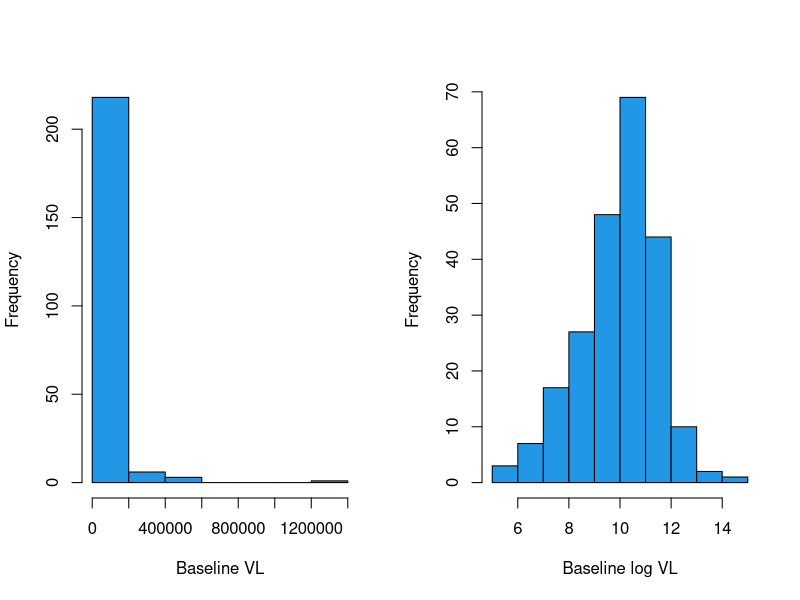

Reproduce this figure in R.
vbls<-c("id","mos","age","cd4","cd8","vload","aidscase","vtime","sctime","atime","dtime","ideath")
MACS<-read.table("data/MACS.txt",col.names=vbls)
names(MACS)
summary(MACS)
length(unique(MACS$id))

newid <- c(1,diff(MACS$id))
newid[newid!=0] <- 1
baseVL <- MACS$vload[newid==1]
baseVL[!is.na(baseVL)]
par(mfrow=c(1,2))
hist(baseVL,main="",col=4,xlab="Baseline VL")
hist(log(baseVL),main="",col=4,xlab="Baseline log VL")
